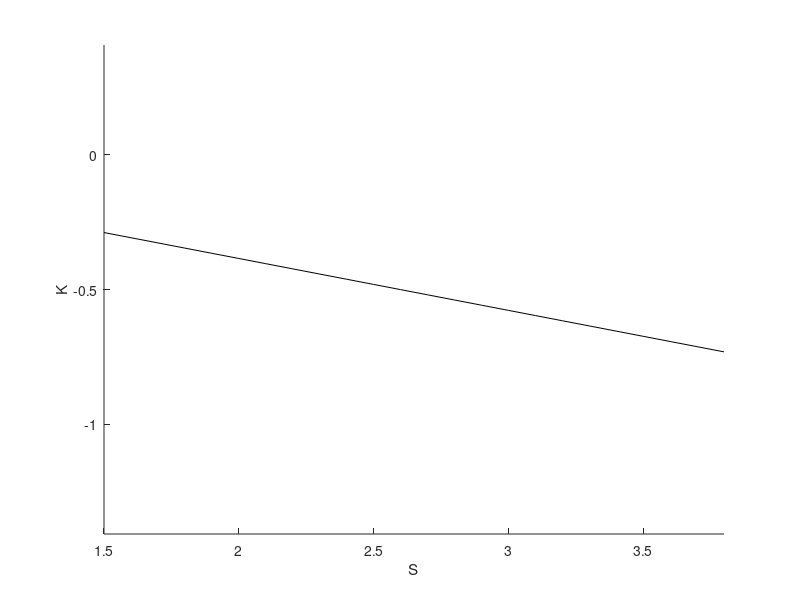

The MATLAB source for this figure:
clear all
close all
% addpath('../lib/')%add the lib to path, wherever you have put it.
%similar code structure as the main part of Fig 2

lrstr='lr';


pathcolorinfo={
%     'WalnutN1','#9A6324';
%     'WalnutN3','#9A6324';    
    'Marmoset','#469599';
    'Daphne','#ffe119';%this is a macaque
    'chimp','#e6194B';
    

    'HCP/103414','#4363d8';%this is a human from HCP


    'colobus','#2ad47f';
    'aotus','#f58231';
    'galago','#911eb4';
    'pithecia','#a5ed4c';
    'cebus','#f032e6';
    'lagothrix','#000099';
    'lophocebus','#42d4f4';
    };

%%
pathstr=pathcolorinfo(:,1);
clr=pathcolorinfo(:,2);
slopes=[];
cis=[];
grps=[];
grpclrs=[];
origTAll=[];


X_all=[];
x_all={};
scales_all={};
rsf_all={};

mK=[];
mS=[];

for c=1:length(clr)
    %convert colour:
    colour = sscanf(clr{c}(2:end),'%2x%2x%2x',[1 3])/255;
    
    
for lr=1:2
    
    fn=['../data/subjects/' pathstr{c} '/AllScales_hemi=' lrstr(lr) '.mat'];
    if exist(fn,'file')==2
        grpclrs=[grpclrs; colour];
        load(fn)

        

        %read out data from collectScales output
        scales=SubjectDataTable.Scale;
        GMVOL=SubjectDataTable.GM_Vol;
        AT=SubjectDataTable.At;
        CH=SubjectDataTable.CH;
        

        %calculate 2ndary variables
        T=(GMVOL./AT);
        GI=AT./CH;
        

        %----------------

        %which datapoints to consider
        ssid=~isnan(GI) & ~isnan(T) & abs(GI)~=Inf & abs(T)~=Inf & log10(AT)-log10(CH)>=0.000000001;
%         ssid=~isnan(GI) & ~isnan(T) & abs(GI)~=Inf & abs(T)~=Inf;

        %derive K, I, S
        u=log10(AT);w=log10(CH);v=log10(T.^2);
        K= u + 0.25.*v + -1.25.*w;
        K_hat=K./norm([1 0.25 -1.25]);
        
        I=u+v+w;
        I_hat=I./norm([1 1 1]);
        
        S=3/2*u + -9/4.*v + 3/4.*w;
        S_hat=S./norm([3/2 -9/4 3/4]);

        figure(3)
        hold on
        plot(S_hat(ssid),K_hat(ssid),'-','Color',colour)
        scatter(S_hat(ssid),K_hat(ssid),50,colour,'filled')
%         scatter(S_hat(~ssid),K_hat(~ssid),50,colour)
        hold off
        mK=[mK;nanmean(K_hat)];
        mS=[mS;nanmean(S_hat)];

    else
        warning([fn ' not loaded'])
    end
end
end

std(mK)
std(mS)


figure(3)

hold on
kn=norm([1 0.25 -1.25]);
sn=norm([3/2 -9/4 3/4]);
s=1.5:0.1:3.8;
k=-1/9*s./kn*sn;
plot(s,k,'Color',[0 0 0])
hold off

xlabel('S')
ylabel('K')
xlim([1.5 3.8])
axis equal
axis equal
